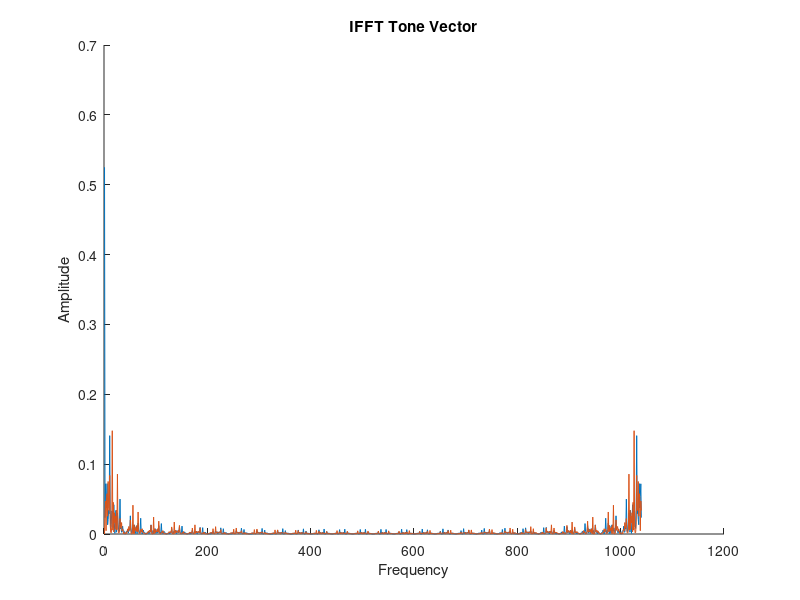

The MATLAB source for this figure:
%% BBC Generate
% Nolan Pearce
% 7 July 2022
% This code attempts to follow Mike Collins's advice to generate, transmit,
% and decode a BBC code.

% 1. Get a random channel vector

N = 1024; %maximum BBC code word size
% mark density. ratio of number of marks to total packet size
% avoiding fragmenting messages for now

message = "hello";
bit_vector = zeros(N,1);

% 2. 32 -> 2048 frequency "blocks" depending on hardware limitations

% 3. Implement physical mechanism from REBUF
% 3a. "Encode messages into vectors of 1024 bits with mark density of 11
% percent"

% just ascii for now
message_bit = zeros(8*length(message),1);
char_vector = zeros(8,1);
message_vec = double(char(message));

for k=1:length(message_vec)
    bin_char = dec2bin(message_vec(k));
    for m = 1:7
        char_vector(m+1) = str2double(bin_char(m));
    end
    
    % Add leading zero to ascii
    location = (k-1)*8 + 1;
    message_bit((location:location+7),1) = char_vector; 
    % This part will determine our density
end

% Now, map this vector onto a 1024 vector

d = length(message_bit)/N; % mark density. ratio of number of
% marks to total packet size
factor = round(1/d);
% Stretch it out?

for k=1:length(message_bit)
    location = (k-1)*factor + 1;
    if message_bit(k) == 1
        bit_vector((location:location+(factor-1)),1) = ones(factor,1);
    elseif message_bit(k) == 0
        bit_vector((location:location+(factor-1)),1) = zeros(factor,1);
    end
end

% 3b. "This bit vector is used to generate the frequency tones transmitted
% by taking the IFFT of the bit vector." 

tone_vec = ifft(bit_vector); % returns time-based sequence?
hold on
plot(abs(real(tone_vec)))
plot(abs(imag(tone_vec)))
title("IFFT Tone Vector")
xlabel("Frequency")
ylabel("Amplitude")
hold off

% 3bi. Avoid DC tone in the baseband


% 3c. Generate transmission sequence for the tones:
% 3ci. Duplicate original vector


% 3cii. Flip the order of the bits

% 3ciii. prefix it to the original vector

transmit_vector = [tone_vec.' flip(tone_vec.')];

% 4. Shift to center transmission frequency and transmit


% 4. Choose 1/3 of frequencies blocks as marks - tones with random phase
% shifts

% 5. REBUF - set frame from BBC Encoder

% 6. Assign portion of BBC to frequency channel. No modulation, no carrier,
% and no synchronization.